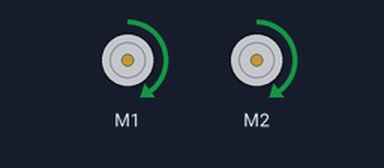
A sketch run on a simulated Arduino Uno, built with avr-gcc and run on an emulated ATmega328P. Parts: 2 × DC motor (green arrow = forward, orange = backward, longer = faster). What the sketch prints to the serial monitor is not drawn. At 1.4 s the program stops and its outputs stay as they are.

Above: at 0.1 s.
At 1.2 s:
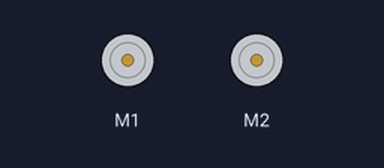
Timing chart, 0 to 2.7 s (numbered marks = the images above):
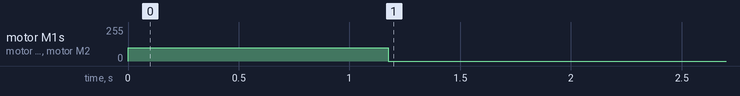

Measured:
- by itself, motor M1, motor M2: stopped → forward 100/255 at 0.00 s, → stopped 1.2 s later

The sketch:

MotorTesting.ino
```cpp
#include <Adafruit_MotorShield.h>
#include "utility/Adafruit_MS_PWMServoDriver.h"
#include <Arduino.h>
#include <ArduinoQueue.h>
#include <Wire.h>

#define encoderLPinA 6
#define encoderLPinB 7
#define encoderRPinA 8
#define encoderRPinB 9

Adafruit_MotorShield motorShield = Adafruit_MotorShield();
Adafruit_DCMotor *motorL = motorShield.getMotor(1);
Adafruit_DCMotor *motorR = motorShield.getMotor(2);

volatile int lastEncodedL = 0, lastEncodedR = 0;
volatile long encoderValueL = 0, encoderValueR = 0;
volatile long encodeTest = 0;

void setup()
{
  motorShield.begin();
  motorL->setSpeed(100);
  motorR->setSpeed(100);
  Serial.begin(115200);

  // calculateSpeed();
  // delay(5000);

  // initialize encoder
  pinMode(encoderLPinA, INPUT_PULLUP);
  pinMode(encoderLPinB, INPUT_PULLUP);
  pinMode(encoderRPinA, INPUT_PULLUP);
  pinMode(encoderRPinB, INPUT_PULLUP);

  digitalWrite(encoderLPinA, HIGH);
  digitalWrite(encoderLPinB, HIGH);
  digitalWrite(encoderRPinA, HIGH);
  digitalWrite(encoderRPinB, HIGH);

  attachInterrupt(digitalPinToInterrupt(encoderLPinA), updateEncoderL, CHANGE);
  attachInterrupt(digitalPinToInterrupt(encoderLPinB), updateEncoderL, CHANGE);
  attachInterrupt(digitalPinToInterrupt(encoderRPinA), updateEncoderR, CHANGE);
  attachInterrupt(digitalPinToInterrupt(encoderRPinB), updateEncoderR, CHANGE);
}

void loop()
{
  Serial.println("bye");
  motorL->run(FORWARD);
  motorR->run(FORWARD);

  /**/
  for(int i = 0; i < 1000; i++)
  {
    Serial.print(encoderValueL);
    Serial.print(", ");
    Serial.println(encoderValueR);
    delay(1);
  }
  /*
  while (encoderValueL > -8250) {
    Serial.println(encoderValueL);
  }
  /**/

  motorL->setSpeed(0);
  motorR->setSpeed(0);

  while(true)
  {
    delay(100);
  }
}

void updateA() {
  Serial.println("hi");
}

void updateEncoderL() {
  int MSB = digitalRead(encoderLPinA); // MSB = most significant bit
  int LSB = digitalRead(encoderLPinB); // LSB = least significant bit

  int encoded = (MSB << 1) | LSB; // converting the 2 pin value to single number
  int sum =
      (lastEncodedL << 2) | encoded; // adding it to the previous encoded value

  if (sum == 0b1101 || sum == 0b0100 || sum == 0b0010 || sum == 0b1011)
    encoderValueL--;
  if (sum == 0b1110 || sum == 0b0111 || sum == 0b0001 || sum == 0b1000)
    encoderValueL++;

  lastEncodedL = encoded; // store this value for next time
}

void updateEncoderR() {
  int MSB = digitalRead(encoderRPinA); // MSB = most significant bit
  int LSB = digitalRead(encoderRPinB); // LSB = least significant bit

  int encoded = (MSB << 1) | LSB; // converting the 2 pin value to single number
  int sum =
      (lastEncodedR << 2) | encoded; // adding it to the previous encoded value

  if (sum == 0b1101 || sum == 0b0100 || sum == 0b0010 || sum == 0b1011)
    encoderValueR--;
  if (sum == 0b1110 || sum == 0b0111 || sum == 0b0001 || sum == 0b1000)
    encoderValueR++;

  lastEncodedR = encoded; // store this value for next time
}
```
